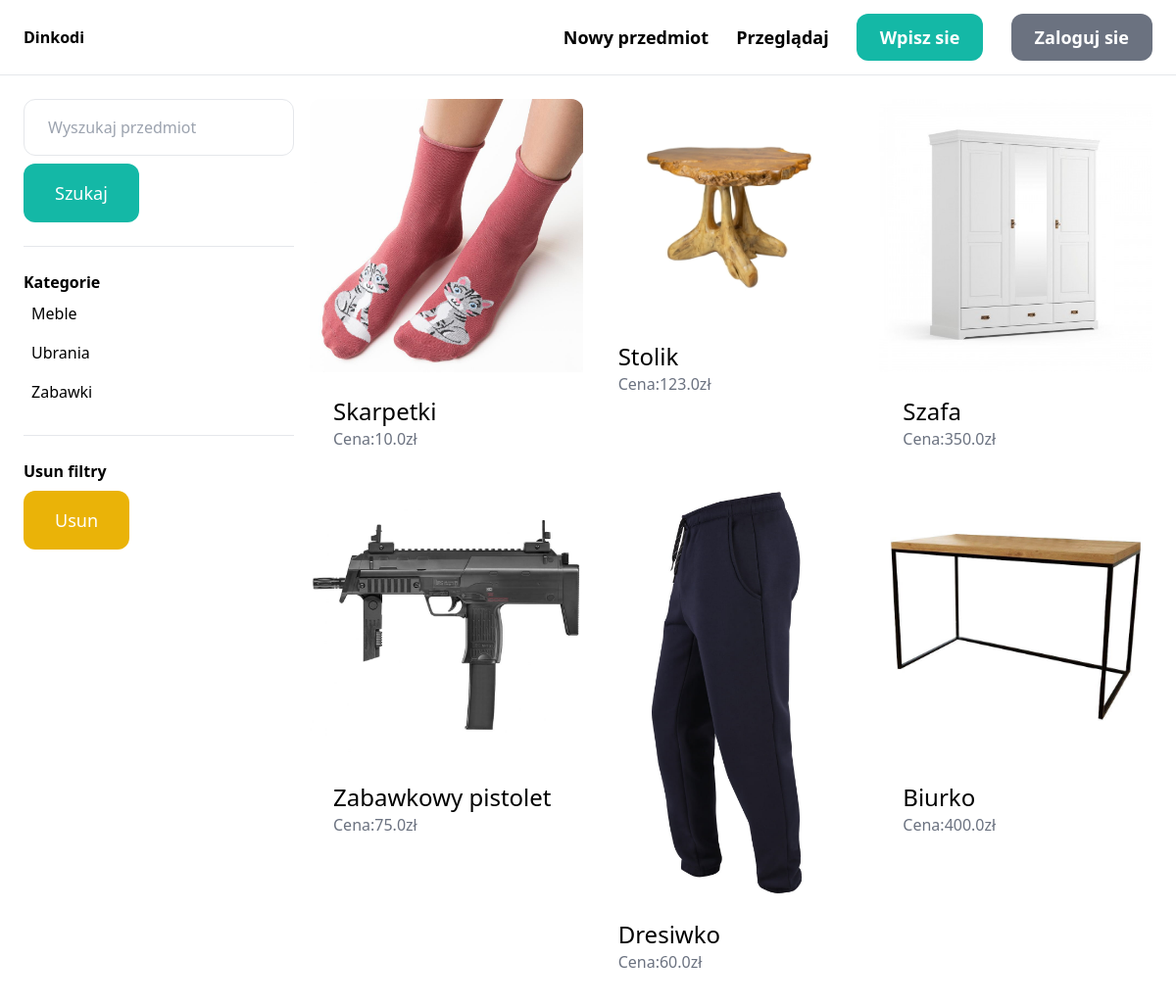
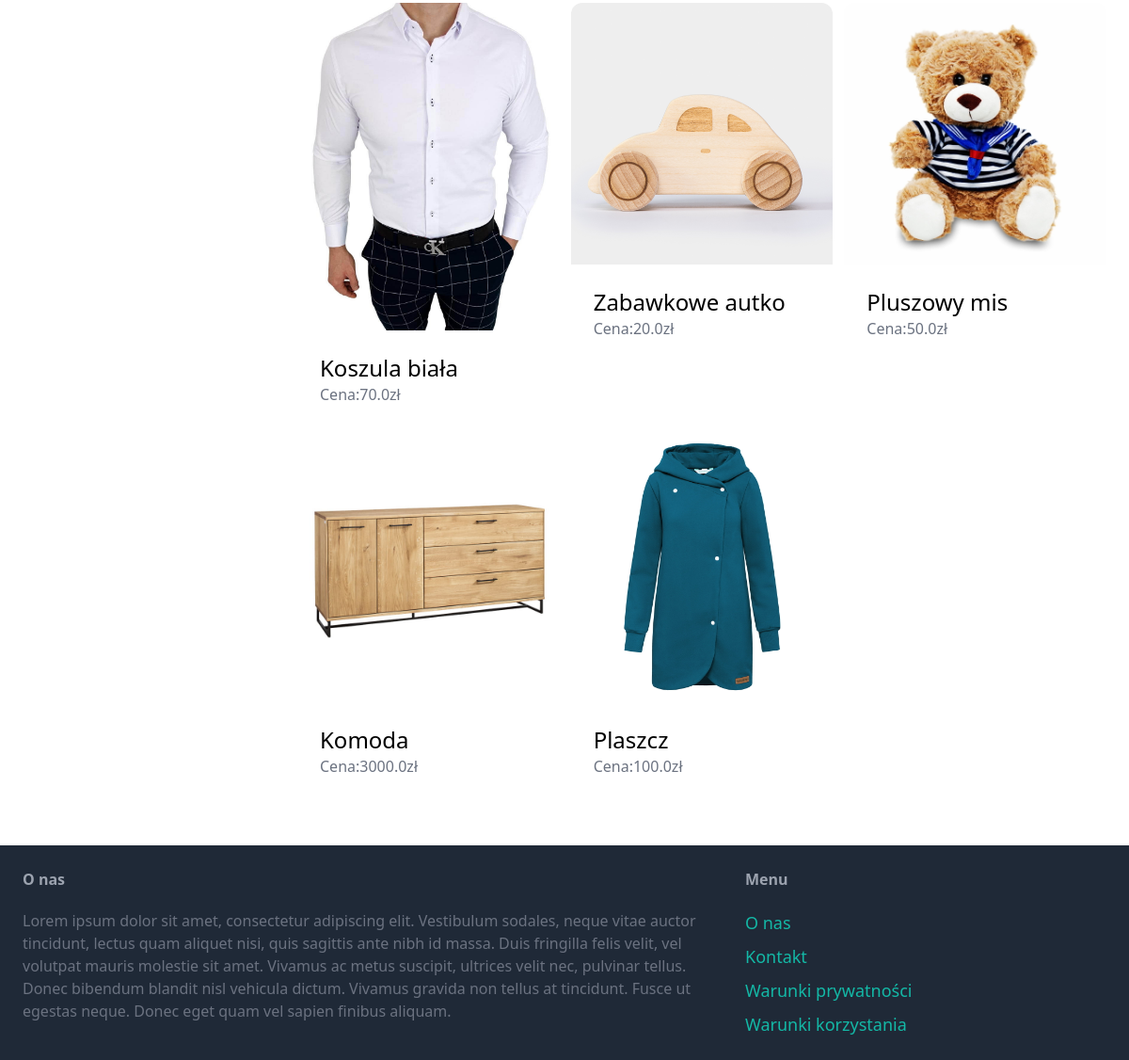
The app's page /items/ with its own data (2 pictures, top to bottom).
### item/models.py (models this page shows, shortened)
class Category(models.Model):
    name = models.CharField(max_length=255)
    class Meta:
        ordering = ("name",)
        verbose_name_plural = "Kategorie"

class Item(models.Model):
    category = models.ForeignKey(Category, related_name="items",on_delete=models.CASCADE)
    name = models.CharField(max_length=255)
    description = models.TextField(blank=True,null=True)
    price = models.FloatField()
    image = models.ImageField(upload_to="items_images", blank=True,null=True)
    is_sold = models.BooleanField(default=False)
    create_by = models.ForeignKey(User, related_name="items", on_delete=models.CASCADE)
    created_at = models.DateTimeField(auto_now_add=True)
    class Meta:
        ordering = ("-created_at",)

### item/views.py (the view)
# urls.py: path('',views.browse,name='browse'),
def browse(request):
    query = request.GET.get('query',"")
    category_id = request.GET.get('category',0)
    categories = Category.objects.all()
    items = Item.objects.filter(is_sold=False)
    if category_id:
        items = items.filter(category_id=category_id)
    if query:
        items = items.filter(Q(name__icontains=query) | Q(description__icontains=query))
    return render(request,'item/browse.html',{
        'items': items,
        'query': query,
        'categories': categories,
        'category_id': int(category_id),
    })

### item/templates/item/browse.html (shortened to what this page needs)
{% extends 'core/base.html' %}
{% block content%}
    <div class="pb-6 grid grid-cols-4 gap-4">
        <div class="col-=span-1">
            <form method="get" action="{% url 'item:browse' %}">
                <input name="query" class="w-full py-4 px-6 border rounded-xl" type="text" value="{{query}}" placeholder="Wyszukaj przedmiot">
                <button class="mt-2 py-4 px-8 text-lg bg-teal-500 text-white rounded-xl">Szukaj</button>
            </form>
            <hr class="my-6">
            <p class="font-semibold">Kategorie</p>
            <ul>
                {% for category in categories %}
                    <li class="py-2 px-2 rounded-xl {% if category.id == category_id %} bg-gray-200{% endif %}">
                        <a href="{% url 'item:browse' %}?query={{query}}&category={{category.id}}">{{category.name}}</a>
                    </li>
                {% endfor %}
            </ul>
            <hr class="my-6">
            <p class="font-semibold">Usun filtry</p>
            <ul>
                <li><a href="{% url 'item:browse' %}" class="mt-2 py-4 px-8 inline-block bg-yellow-500 text-lg rounded-xl text-white">Usun</a></li>
            </ul>
        </div>
        <div class="col-span-3">
            <div class="grid grid-cols-3 gap-3">
                {% for item in items %}
                    <div>
                        <a href="{% url 'item:detail' item.id %}">
                            <div>
                                <img src='{{item.image.url}}' class="rounded-t-xl">
                            </div>
                            <div class="p-6 bg-white rounded-b-xl">
                                <h2 class="text-2xl">{{item.name}}</h2>
                                <p class="text-gray-500">Cena:{{item.price}}zł</p>
                            </div>
                        </a>
                    </div>
                {% endfor %}
            </div>
        </div>
    </div>
{% endblock %}

### records on screen
Category: name "Meble"
Category: name "Ubrania"
Category: name "Zabawki"
Item: image (picture), name "Skarpetki", price "10.0"
Item: image (picture), name "Stolik", price "123.0"
Item: image (picture), name "Szafa", price "350.0"
Item: image (picture), name "Zabawkowy pistolet", price "75.0"
Item: image (picture), name "Dresiwko", price "60.0"
Item: image (picture), name "Biurko", price "400.0"
Item: image (picture), name "Koszula biała", price "70.0"
Item: image (picture), name "Zabawkowe autko", price "20.0"
Item: image (picture), name "Pluszowy mis", price "50.0"
Item: image (picture), name "Komoda", price "3000.0"
Item: image (picture), name "Plaszcz", price "100.0"
